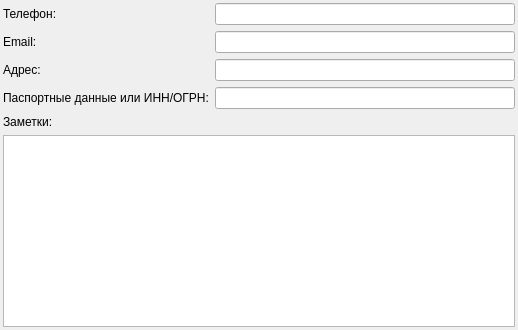
              <widget class="QWidget" name="tab">
               <attribute name="title">
                <string>Анкета</string>
               </attribute>
               <layout class="QGridLayout" name="gridLayout_6">
                <property name="leftMargin">
                 <number>3</number>
                </property>
                <property name="topMargin">
                 <number>3</number>
                </property>
                <property name="rightMargin">
                 <number>3</number>
                </property>
                <property name="bottomMargin">
                 <number>3</number>
                </property>
                <item row="0" column="0">
                 <widget class="QLabel" name="label_2">
                  <property name="text">
                   <string>Телефон:</string>
                  </property>
                 </widget>
                </item>
                <item row="0" column="1">
                 <widget class="QLineEdit" name="le_clients_clientPhone">
                  <property name="minimumSize">
                   <size>
                    <width>300</width>
                    <height>0</height>
                   </size>
                  </property>
                  <property name="readOnly">
                   <bool>true</bool>
                  </property>
                 </widget>
                </item>
                <item row="1" column="0">
                 <widget class="QLabel" name="label_3">
                  <property name="text">
                   <string>Email:</string>
                  </property>
                 </widget>
                </item>
                <item row="1" column="1">
                 <widget class="QLineEdit" name="le_clients_clientEmail">
                  <property name="readOnly">
                   <bool>true</bool>
                  </property>
                 </widget>
                </item>
                <item row="2" column="0">
                 <widget class="QLabel" name="label_4">
                  <property name="text">
                   <string>Адрес:</string>
                  </property>
                 </widget>
                </item>
                <item row="2" column="1">
                 <widget class="QLineEdit" name="le_clients_clientAddress">
                  <property name="readOnly">
                   <bool>true</bool>
                  </property>
                 </widget>
                </item>
                <item row="3" column="0">
                 <widget class="QLabel" name="label_5">
                  <property name="text">
                   <string>Паспортные данные или ИНН/ОГРН:</string>
                  </property>
                 </widget>
                </item>
                <item row="3" column="1">
                 <widget class="QLineEdit" name="le_clients_clientPasport">
                  <property name="readOnly">
                   <bool>true</bool>
                  </property>
                 </widget>
                </item>
                <item row="4" column="0">
                 <widget class="QLabel" name="label_6">
                  <property name="text">
                   <string>Заметки:</string>
                  </property>
                 </widget>
                </item>
                <item row="5" column="0" colspan="2">
                 <widget class="QPlainTextEdit" name="pte_clients_clientNotes">
                  <property name="readOnly">
                   <bool>true</bool>
                  </property>
                 </widget>
                </item>
               </layout>
              </widget>
